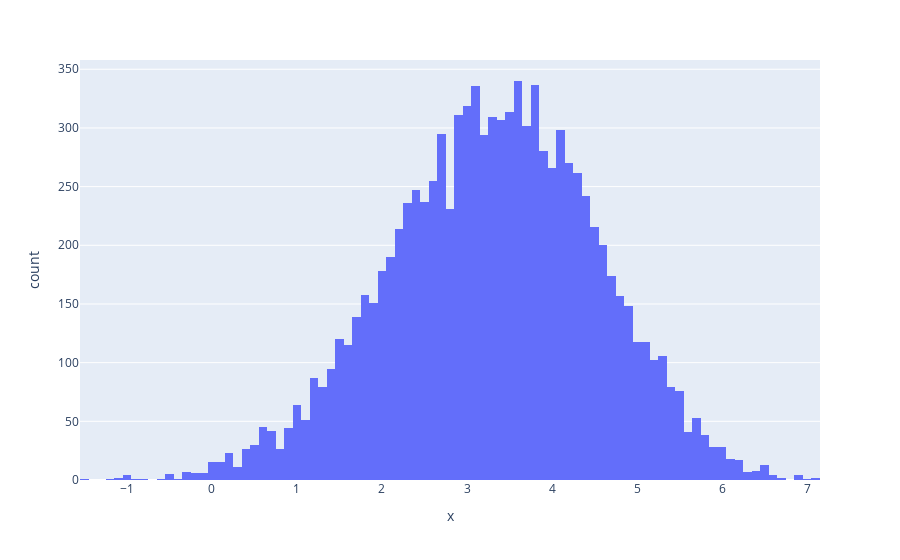

Source (notebook cell):
### Code cell
import numpy as np
N = 10000
boot_mean = np.zeros(N)
np.random.seed(1)
for i in range(N):
    boot_sample = np.random.choice(df.difference, size = len(df.difference), replace = True)
    boot_mean[i] = np.mean(boot_sample)
px.histogram(pd.DataFrame({'x':boot_mean}),x = 'x')

### Figure 1 — Plotly figure (JSON) as saved in the notebook; plotly's stock layout.template omitted (floating-point values rounded to 4 significant figures; data arrays with more than 128 entries replaced by an {"elided": "..."} marker saying what was removed)
{"data": [{"alignmentgroup": "True", "bingroup": "x", "hovertemplate": "x=%{x}<br>count=%{y}<extra></extra>", "legendgroup": "", "marker": {"color": "#636efa", "pattern": {"shape": ""}}, "name": "", "offsetgroup": "", "orientation": "v", "showlegend": false, "type": "histogram", "x": {"elided": "10000 float values"}, "xaxis": "x", "yaxis": "y"}], "layout": {"barmode": "relative", "legend": {"tracegroupgap": 0}, "margin": {"t": 60}, "xaxis": {"anchor": "y", "domain": [0, 1], "title": {"text": "x"}}, "yaxis": {"anchor": "x", "domain": [0, 1], "title": {"text": "count"}}}}
